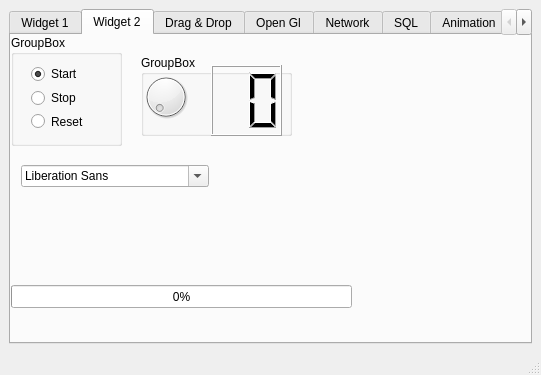
<?xml version="1.0" encoding="UTF-8"?>
<ui version="4.0">
 <class>MainWindow</class>
 <widget class="QMainWindow" name="MainWindow">
  <property name="geometry">
   <rect>
    <x>0</x>
    <y>0</y>
    <width>541</width>
    <height>375</height>
   </rect>
  </property>
  <property name="windowTitle">
   <string>MainWindow</string>
  </property>
  <widget class="QWidget" name="centralwidget">
   <property name="styleSheet">
    <string notr="true">background-color: qlineargradient(spread:pad, x1:0, y1:0,  x2:1, y2:0, stop:0
rgba(85, 170, 255, 255), stop:1 rgba(255,255,255,255));</string>
   </property>
   <layout class="QHBoxLayout" name="horizontalLayout_3">
    <item>
     <widget class="QTabWidget" name="animation">
      <property name="styleSheet">
       <string notr="true"/>
      </property>
      <property name="currentIndex">
       <number>1</number>
      </property>
      <widget class="QWidget" name="tab">
       <attribute name="title">
        <string>Widget 1</string>
       </attribute>
       <widget class="QWidget" name="verticalLayoutWidget">
        <property name="geometry">
         <rect>
          <x>10</x>
          <y>0</y>
          <width>331</width>
          <height>261</height>
         </rect>
        </property>
        <layout class="QVBoxLayout" name="verticalLayout">
         <item>
          <widget class="QTabWidget" name="tabWidget_2">
           <property name="currentIndex">
            <number>2</number>
           </property>
           <widget class="QWidget" name="tab_3">
            <attribute name="title">
             <string>Tree</string>
            </attribute>
            <widget class="QWidget" name="verticalLayoutWidget_2">
             <property name="geometry">
              <rect>
               <x>0</x>
               <y>0</y>
               <width>321</width>
               <height>231</height>
              </rect>
             </property>
             <layout class="QVBoxLayout" name="verticalLayout_2">
              <item>
               <widget class="QTreeWidget" name="treeWidget">
                <column>
                 <property name="text">
                  <string>Header 1</string>
                 </property>
                </column>
                <column>
                 <property name="text">
                  <string>New Column</string>
                 </property>
                </column>
               </widget>
              </item>
             </layout>
            </widget>
           </widget>
           <widget class="QWidget" name="tab_4">
            <attribute name="title">
             <string>Calendar</string>
            </attribute>
            <widget class="QDateEdit" name="dateEdit">
             <property name="geometry">
              <rect>
               <x>0</x>
               <y>0</y>
               <width>321</width>
               <height>22</height>
              </rect>
             </property>
             <property name="alignment">
              <set>Qt::AlignCenter</set>
             </property>
            </widget>
            <widget class="QCalendarWidget" name="calendarWidget">
             <property name="geometry">
              <rect>
               <x>0</x>
               <y>30</y>
               <width>321</width>
               <height>201</height>
              </rect>
             </property>
            </widget>
           </widget>
           <widget class="QWidget" name="tab_10">
            <attribute name="title">
             <string>Signals &amp; Slots</string>
            </attribute>
            <widget class="QWidget" name="tab_signals_slots" native="true">
             <property name="geometry">
              <rect>
               <x>0</x>
               <y>10</y>
               <width>321</width>
               <height>221</height>
              </rect>
             </property>
             <widget class="QPushButton" name="button_slot">
              <property name="geometry">
               <rect>
                <x>10</x>
                <y>0</y>
                <width>75</width>
                <height>23</height>
               </rect>
              </property>
              <property name="text">
               <string>PushButton</string>
              </property>
             </widget>
            </widget>
           </widget>
          </widget>
         </item>
        </layout>
       </widget>
      </widget>
      <widget class="QWidget" name="tab_2">
       <attribute name="title">
        <string>Widget 2</string>
       </attribute>
       <widget class="QGroupBox" name="groupBox">
        <property name="geometry">
         <rect>
          <x>0</x>
          <y>0</y>
          <width>111</width>
          <height>111</height>
         </rect>
        </property>
        <property name="title">
         <string>GroupBox</string>
        </property>
        <widget class="QWidget" name="layoutWidget">
         <property name="geometry">
          <rect>
           <x>20</x>
           <y>30</y>
           <width>114</width>
           <height>65</height>
          </rect>
         </property>
         <layout class="QVBoxLayout" name="verticalLayout_5">
          <item>
           <widget class="QRadioButton" name="radioButton_2">
            <property name="text">
             <string>Start</string>
            </property>
            <property name="checked">
             <bool>true</bool>
            </property>
           </widget>
          </item>
          <item>
           <widget class="QRadioButton" name="radioButton">
            <property name="text">
             <string>Stop</string>
            </property>
           </widget>
          </item>
          <item>
           <widget class="QRadioButton" name="radioButton_3">
            <property name="statusTip">
             <string>This is option 2</string>
            </property>
            <property name="text">
             <string>Reset</string>
            </property>
           </widget>
          </item>
         </layout>
        </widget>
       </widget>
       <widget class="QGroupBox" name="groupBox_2">
        <property name="geometry">
         <rect>
          <x>130</x>
          <y>20</y>
          <width>151</width>
          <height>81</height>
         </rect>
        </property>
        <property name="title">
         <string>GroupBox</string>
        </property>
        <widget class="QDial" name="dial">
         <property name="geometry">
          <rect>
           <x>0</x>
           <y>10</y>
           <width>50</width>
           <height>64</height>
          </rect>
         </property>
        </widget>
        <widget class="QLCDNumber" name="lcdNumber">
         <property name="geometry">
          <rect>
           <x>70</x>
           <y>10</y>
           <width>71</width>
           <height>71</height>
          </rect>
         </property>
         <property name="digitCount">
          <number>2</number>
         </property>
        </widget>
       </widget>
       <widget class="QProgressBar" name="progressBar">
        <property name="geometry">
         <rect>
          <x>0</x>
          <y>250</y>
          <width>341</width>
          <height>23</height>
         </rect>
        </property>
        <property name="value">
         <number>0</number>
        </property>
       </widget>
       <widget class="QFontComboBox" name="fontComboBox">
        <property name="geometry">
         <rect>
          <x>10</x>
          <y>130</y>
          <width>188</width>
          <height>22</height>
         </rect>
        </property>
       </widget>
       <widget class="QLabel" name="label">
        <property name="geometry">
         <rect>
          <x>20</x>
          <y>160</y>
          <width>161</width>
          <height>71</height>
         </rect>
        </property>
        <property name="text">
         <string/>
        </property>
       </widget>
      </widget>
      <widget class="QWidget" name="tab_drag_drop">
       <attribute name="title">
        <string>Drag &amp;&amp; Drop</string>
       </attribute>
       <widget class="QWidget" name="layoutWidget">
        <property name="geometry">
         <rect>
          <x>10</x>
          <y>40</y>
          <width>520</width>
          <height>194</height>
         </rect>
        </property>
        <layout class="QHBoxLayout" name="horizontalLayout">
         <item>
          <widget class="QListWidget" name="listWidget">
           <item>
            <property name="text">
             <string>Item 1</string>
            </property>
           </item>
           <item>
            <property name="text">
             <string>Item 2</string>
            </property>
           </item>
           <item>
            <property name="text">
             <string>Item 3</string>
            </property>
           </item>
          </widget>
         </item>
         <item>
          <widget class="QListView" name="listView"/>
         </item>
        </layout>
       </widget>
       <widget class="QWidget" name="layoutWidget">
        <property name="geometry">
         <rect>
          <x>20</x>
          <y>10</y>
          <width>511</width>
          <height>25</height>
         </rect>
        </property>
        <layout class="QHBoxLayout" name="horizontalLayout_2">
         <item>
          <widget class="QLineEdit" name="lineEdit">
           <property name="dragEnabled">
            <bool>true</bool>
           </property>
          </widget>
         </item>
         <item>
          <widget class="QComboBox" name="comboBox">
           <property name="minimumSize">
            <size>
             <width>111</width>
             <height>22</height>
            </size>
           </property>
           <property name="acceptDrops">
            <bool>true</bool>
           </property>
           <property name="editable">
            <bool>true</bool>
           </property>
          </widget>
         </item>
         <item>
          <widget class="QPushButton" name="pushButton">
           <property name="acceptDrops">
            <bool>true</bool>
           </property>
           <property name="text">
            <string>PushButton</string>
           </property>
          </widget>
         </item>
        </layout>
       </widget>
      </widget>
      <widget class="QWidget" name="tab_6">
       <attribute name="title">
        <string>Open Gl</string>
       </attribute>
       <widget class="QFrame" name="frame_gl">
        <property name="geometry">
         <rect>
          <x>20</x>
          <y>0</y>
          <width>491</width>
          <height>291</height>
         </rect>
        </property>
        <property name="frameShape">
         <enum>QFrame::StyledPanel</enum>
        </property>
        <property name="frameShadow">
         <enum>QFrame::Raised</enum>
        </property>
       </widget>
      </widget>
      <widget class="QWidget" name="tab_5">
       <attribute name="title">
        <string>Network</string>
       </attribute>
       <widget class="QGroupBox" name="groupBox_3">
        <property name="geometry">
         <rect>
          <x>10</x>
          <y>20</y>
          <width>211</width>
          <height>261</height>
         </rect>
        </property>
        <property name="title">
         <string>Client 1</string>
        </property>
        <widget class="QTextEdit" name="textEdit_client1">
         <property name="geometry">
          <rect>
           <x>10</x>
           <y>20</y>
           <width>191</width>
           <height>151</height>
          </rect>
         </property>
        </widget>
        <widget class="QLineEdit" name="lineEdit_client1">
         <property name="geometry">
          <rect>
           <x>10</x>
           <y>180</y>
           <width>191</width>
           <height>20</height>
          </rect>
         </property>
        </widget>
        <widget class="QPushButton" name="button_client_1">
         <property name="geometry">
          <rect>
           <x>10</x>
           <y>210</y>
           <width>191</width>
           <height>23</height>
          </rect>
         </property>
         <property name="text">
          <string>Connect to Server</string>
         </property>
        </widget>
       </widget>
       <widget class="QGroupBox" name="groupBox_4">
        <property name="geometry">
         <rect>
          <x>340</x>
          <y>20</y>
          <width>221</width>
          <height>261</height>
         </rect>
        </property>
        <property name="title">
         <string>Client 2</string>
        </property>
        <widget class="QLineEdit" name="lineEdit_client2">
         <property name="geometry">
          <rect>
           <x>20</x>
           <y>180</y>
           <width>201</width>
           <height>20</height>
          </rect>
         </property>
        </widget>
        <widget class="QPushButton" name="button_client_2">
         <property name="geometry">
          <rect>
           <x>20</x>
           <y>210</y>
           <width>201</width>
           <height>23</height>
          </rect>
         </property>
         <property name="text">
          <string>Connect to Server</string>
         </property>
        </widget>
        <widget class="QTextEdit" name="textEdit_client2">
         <property name="geometry">
          <rect>
           <x>10</x>
           <y>20</y>
           <width>201</width>
           <height>151</height>
          </rect>
         </property>
        </widget>
       </widget>
       <widget class="QWidget" name="layoutWidget">
        <property name="geometry">
         <rect>
          <x>250</x>
          <y>10</y>
          <width>77</width>
          <height>301</height>
         </rect>
        </property>
        <layout class="QVBoxLayout" name="verticalLayout_3">
         <item>
          <widget class="QPushButton" name="button_start_server">
           <property name="text">
            <string>Start Server</string>
           </property>
          </widget>
         </item>
        </layout>
       </widget>
      </widget>
      <widget class="QWidget" name="tab_7">
       <attribute name="title">
        <string>SQL</string>
       </attribute>
       <widget class="QWidget" name="layoutWidget">
        <property name="geometry">
         <rect>
          <x>0</x>
          <y>10</y>
          <width>77</width>
          <height>112</height>
         </rect>
        </property>
        <layout class="QVBoxLayout" name="verticalLayout_4">
         <item>
          <widget class="QPushButton" name="pushButton_viewdata">
           <property name="text">
            <string>View Data</string>
           </property>
          </widget>
         </item>
         <item>
          <widget class="QPushButton" name="pushButton_addRow">
           <property name="text">
            <string>Add Row</string>
           </property>
          </widget>
         </item>
         <item>
          <widget class="QPushButton" name="pushButton_deleteRow">
           <property name="text">
            <string>Delete Row</string>
           </property>
          </widget>
         </item>
         <item>
          <widget class="QPushButton" name="pushButton_createDB">
           <property name="text">
            <string>Create DB</string>
           </property>
          </widget>
         </item>
        </layout>
       </widget>
       <widget class="QListView" name="listView_2">
        <property name="geometry">
         <rect>
          <x>90</x>
          <y>0</y>
          <width>421</width>
          <height>281</height>
         </rect>
        </property>
       </widget>
      </widget>
      <widget class="QWidget" name="tab_8">
       <attribute name="title">
        <string>Animation</string>
       </attribute>
       <widget class="QWidget" name="tab_animation" native="true">
        <property name="geometry">
         <rect>
          <x>0</x>
          <y>0</y>
          <width>631</width>
          <height>321</height>
         </rect>
        </property>
        <widget class="QFrame" name="frame_animation">
         <property name="geometry">
          <rect>
           <x>30</x>
           <y>10</y>
           <width>101</width>
           <height>71</height>
          </rect>
         </property>
         <property name="styleSheet">
          <string notr="true">background-color: rgb(85, 0, 255);</string>
         </property>
         <property name="frameShape">
          <enum>QFrame::StyledPanel</enum>
         </property>
         <property name="frameShadow">
          <enum>QFrame::Raised</enum>
         </property>
        </widget>
        <widget class="QToolButton" name="toolButton">
         <property name="geometry">
          <rect>
           <x>280</x>
           <y>40</y>
           <width>41</width>
           <height>21</height>
          </rect>
         </property>
         <property name="text">
          <string>...</string>
         </property>
        </widget>
        <widget class="QLCDNumber" name="lcdNumber_animation">
         <property name="geometry">
          <rect>
           <x>390</x>
           <y>20</y>
           <width>101</width>
           <height>71</height>
          </rect>
         </property>
         <property name="mouseTracking">
          <bool>false</bool>
         </property>
         <property name="tabletTracking">
          <bool>false</bool>
         </property>
         <property name="smallDecimalPoint">
          <bool>false</bool>
         </property>
        </widget>
        <widget class="QWidget" name="layoutWidget">
         <property name="geometry">
          <rect>
           <x>10</x>
           <y>170</y>
           <width>168</width>
           <height>25</height>
          </rect>
         </property>
         <layout class="QHBoxLayout" name="horizontalLayout_4">
          <item>
           <widget class="QPushButton" name="button_start_animation">
            <property name="text">
             <string>Start animation</string>
            </property>
           </widget>
          </item>
          <item>
           <widget class="QPushButton" name="button_stop_animation">
            <property name="text">
             <string>Stop animation</string>
            </property>
           </widget>
          </item>
         </layout>
        </widget>
       </widget>
      </widget>
      <widget class="QWidget" name="tab_9">
       <attribute name="title">
        <string>CSS</string>
       </attribute>
       <widget class="QWidget" name="tab_CSS" native="true">
        <property name="geometry">
         <rect>
          <x>0</x>
          <y>0</y>
          <width>641</width>
          <height>331</height>
         </rect>
        </property>
        <property name="styleSheet">
         <string notr="true">QWidget{
background-color: qlineargradient(spread:pad, x1:0, y1:0, x2:1, y2:0, stop:0 rgba(0, 0, 0, 255), stop:1 rgba(255, 255, 255, 255));
}
QPushButton{
background-color: rgb(85, 85, 255);
}
QPushButton:hover{
background-color: rgb(85, 0, 127);
}
QPushButton#pushButton_11{
background-color:rgb(255, 85, 255)
}</string>
        </property>
        <widget class="QWidget" name="layoutWidget">
         <property name="geometry">
          <rect>
           <x>110</x>
           <y>10</y>
           <width>77</width>
           <height>54</height>
          </rect>
         </property>
         <layout class="QVBoxLayout" name="verticalLayout_6">
          <item>
           <widget class="QPushButton" name="pushButton_11">
            <property name="text">
             <string>PushButton</string>
            </property>
           </widget>
          </item>
          <item>
           <widget class="QPushButton" name="pushButton_12">
            <property name="text">
             <string>PushButton</string>
            </property>
           </widget>
          </item>
         </layout>
        </widget>
        <widget class="QWidget" name="layoutWidget">
         <property name="geometry">
          <rect>
           <x>20</x>
           <y>10</y>
           <width>77</width>
           <height>54</height>
          </rect>
         </property>
         <layout class="QVBoxLayout" name="verticalLayout_7">
          <item>
           <widget class="QPushButton" name="pushButton_9">
            <property name="styleSheet">
             <string notr="true">background-color: rgb(255, 255, 255);</string>
            </property>
            <property name="text">
             <string>PushButton</string>
            </property>
           </widget>
          </item>
          <item>
           <widget class="QPushButton" name="pushButton_10">
            <property name="text">
             <string>PushButton</string>
            </property>
           </widget>
          </item>
         </layout>
        </widget>
       </widget>
      </widget>
     </widget>
    </item>
   </layout>
  </widget>
  <widget class="QMenuBar" name="menubar">
   <property name="geometry">
    <rect>
     <x>0</x>
     <y>0</y>
     <width>541</width>
     <height>21</height>
    </rect>
   </property>
  </widget>
  <widget class="QStatusBar" name="statusbar"/>
 </widget>
 <resources/>
 <connections>
  <connection>
   <sender>dial</sender>
   <signal>valueChanged(int)</signal>
   <receiver>lcdNumber</receiver>
   <slot>display(int)</slot>
   <hints>
    <hint type="sourcelabel">
     <x>180</x>
     <y>104</y>
    </hint>
    <hint type="destinationlabel">
     <x>213</x>
     <y>107</y>
    </hint>
   </hints>
  </connection>
  <connection>
   <sender>radioButton_3</sender>
   <signal>clicked()</signal>
   <receiver>progressBar</receiver>
   <slot>reset()</slot>
   <hints>
    <hint type="sourcelabel">
     <x>78</x>
     <y>138</y>
    </hint>
    <hint type="destinationlabel">
     <x>172</x>
     <y>304</y>
    </hint>
   </hints>
  </connection>
  <connection>
   <sender>fontComboBox</sender>
   <signal>activated(QString)</signal>
   <receiver>label</receiver>
   <slot>setText(QString)</slot>
   <hints>
    <hint type="sourcelabel">
     <x>105</x>
     <y>193</y>
    </hint>
    <hint type="destinationlabel">
     <x>102</x>
     <y>248</y>
    </hint>
   </hints>
  </connection>
  <connection>
   <sender>button_slot</sender>
   <signal>clicked()</signal>
   <receiver>MainWindow</receiver>
   <slot>slot1()</slot>
   <hints>
    <hint type="sourcelabel">
     <x>72</x>
     <y>85</y>
    </hint>
    <hint type="destinationlabel">
     <x>103</x>
     <y>22</y>
    </hint>
   </hints>
  </connection>
 </connections>
 <slots>
  <slot>slot1()</slot>
 </slots>
</ui>
